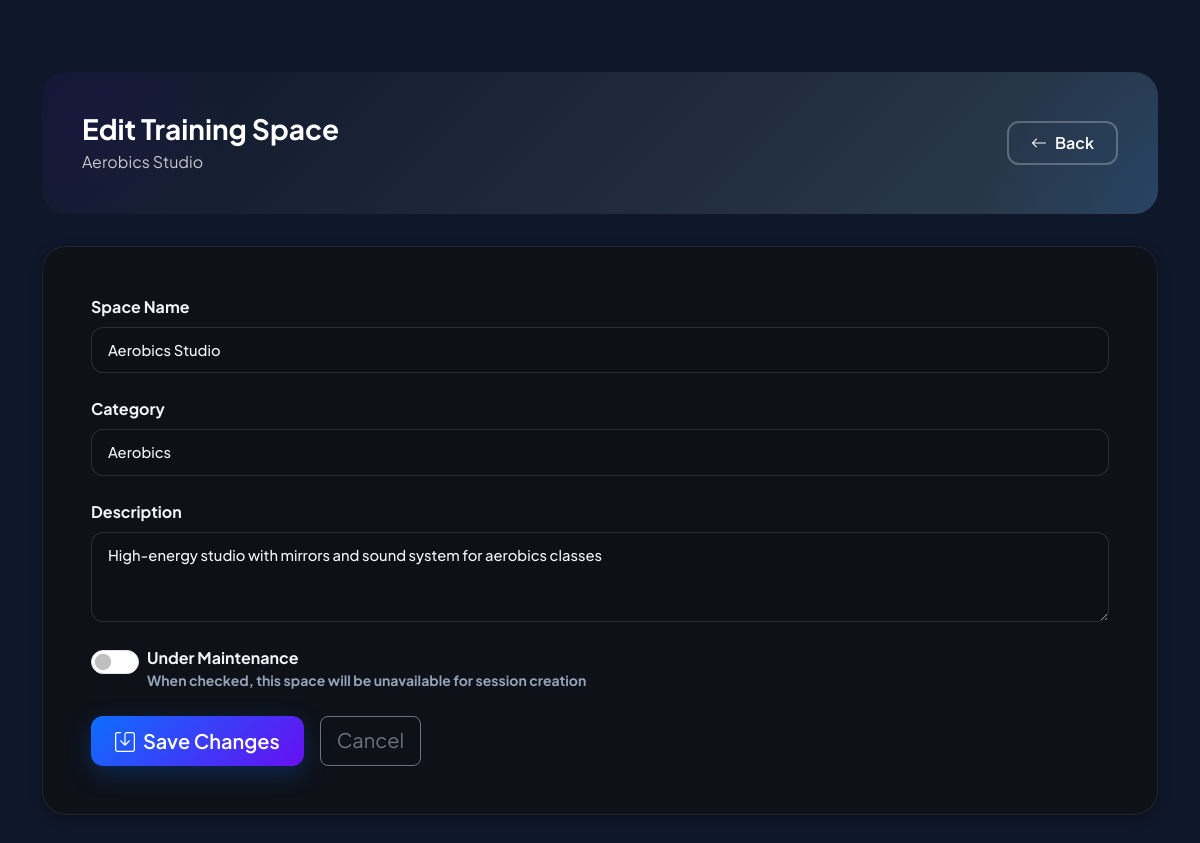
The app's page /training-space/edit/1/ (signed in) with its own data.
### news/models.py (models this page shows, shortened)
class TrainingSpace(models.Model):
    name = models.CharField(max_length=255)
    category = models.ForeignKey(Category, on_delete=models.CASCADE, related_name='training_spaces')
    description = models.TextField(blank=True, null=True)
    is_under_maintenance = models.BooleanField(default=False, help_text='When checked, this space will be unavailable for session creation')

class Category(models.Model):
    name=models.CharField(max_length=500)
    description=models.TextField(blank=True, null=True, help_text='Description shown on category catalog pages')

### news/views.py (the view, shortened to what this page needs)
# urls.py: path('training-space/edit/<int:space_id>/', training_space_edit, name='training_space_edit_url'),
@user_passes_test(lambda u: u.is_superuser, login_url='login_url')
def training_space_edit(request, space_id):
    space = get_object_or_404(TrainingSpace, id=space_id)
    categories = Category.objects.all()
    return render(request, 'training_space_edit.html', {'space': space, 'categories': categories})

### news/templates/training_space_edit.html (shortened to what this page needs)
{% extends 'base.html' %}
{% block content %}
<main class="container mt-5 pt-4">
    <div class="gradient-header fade-in">
        <div class="d-flex justify-content-between align-items-center">
            <div>
                <h1 class="h3 fw-bold mb-1">Edit Training Space</h1>
                <p class="mb-0 opacity-75">{{ space.name }}</p>
            </div>
            <a href="{% url 'training_space_list_url' %}" class="btn btn-outline-glow"><i class="bi bi-arrow-left me-2"></i>Back</a>
        </div>
    </div>
    <div class="glass-card p-5 fade-in">
        <form method="post">{% csrf_token %}
            <div class="mb-4">
                <label class="form-label fw-bold">Space Name</label>
                <input type="text" name="name" class="form-control form-control-lg" value="{{ space.name }}" required>
            </div>
            <div class="mb-4">
                <label class="form-label fw-bold">Category</label>
                <select name="category" class="form-select form-select-lg" required>
                    {% for cat in categories %}
                    <option value="{{ cat.id }}" {% if cat.id == space.category_id %}selected{% endif %}>{{ cat.name }}</option>
                    {% endfor %}
                </select>
            </div>
            <div class="mb-4">
                <label class="form-label fw-bold">Description</label>
                <textarea name="description" class="form-control" rows="3">{{ space.description|default:'' }}</textarea>
            </div>
            <div class="mb-4">
                <div class="form-check form-switch">
                    <input class="form-check-input" type="checkbox" name="is_under_maintenance" id="maintenanceSwitch" value="1" {% if space.is_under_maintenance %}checked{% endif %} style="width:3rem;height:1.5rem;">
                    <label class="form-check-label fw-bold ms-2" for="maintenanceSwitch">
                        Under Maintenance
                        <small class="text-muted d-block">When checked, this space will be unavailable for session creation</small>
                    </label>
                </div>
            </div>
            <div class="d-flex gap-3">
                <button type="submit" class="btn btn-glow btn-lg"><i class="bi bi-save me-2"></i>Save Changes</button>
                <a href="{% url 'training_space_list_url' %}" class="btn btn-outline-secondary btn-lg">Cancel</a>
            </div>
        </form>
    </div>
</main>
{% endblock %}

### news/templates/base.html (style rules this page uses)
:root { --gym-blue: #0d6efd; --gym-purple: #6610f2; --gym-gradient: linear-gradient(135deg, #0d6efd 0%, #6610f2 100%); --gym-gradient-reverse: linear-gradient(135deg, #6610f2 0%, #0d6efd 100%); --gym-bg: #0f172a; --dark-glass: rgba(15, 17, 22, 0.92); --glass-border: rgba(255, 255, 255, 0.08); --card-shadow: 0 4px 12px rgba(0,0,0,0.3); --card-shadow-hover: 0 20px 30px -8px rgba(0,0,0,0.4), 0 8px 12px -6px rgba(0,0,0,0.2); --text-primary: #f1f5f9; --text-muted: #94a3b8; --radius-sm: 10px; --radius-md: 16px; --radius-lg: 24px; --bg-image: url('https://images.unsplash.com/photo-1517838277536-f5f99be501cd?auto=format&fit=crop&w=1920&q=80'); }
html { background-color: #0f172a !important; }
body { font-family: 'Plus Jakarta Sans', sans-serif; background: linear-gradient(rgba(15, 23, 42, 0.93), rgba(15, 23, 42, 0.93)), var(--bg-image) no-repeat center center fixed; background-size: cover; background-color: #0f172a !important; color: var(--text-primary); overflow-x: hidden; scroll-behavior: smooth; min-height: 100vh; }
.text-muted { color: #94a3b8 !important; }
.glass-card { background: rgba(15, 17, 22, 0.85); backdrop-filter: blur(14px); -webkit-backdrop-filter: blur(14px); border-radius: var(--radius-lg); border: 1px solid var(--glass-border); padding: 1.5rem; box-shadow: var(--card-shadow); transition: all 0.35s cubic-bezier(0.165, 0.84, 0.44, 1); color: var(--text-primary); }
.gradient-header { background: linear-gradient(135deg, #0f172a 0%, #1e293b 50%, #2c3e50 100%); color: white; border-radius: var(--radius-lg); padding: 2.5rem; margin-bottom: 2rem; position: relative; overflow: hidden; }
.gradient-header::before { content: ''; position: absolute; top: -50%; right: -20%; width: 400px; height: 400px; background: radial-gradient(circle, rgba(13,110,253,0.12) 0%, transparent 70%); border-radius: 50%; }
.gradient-header::after { content: ''; position: absolute; bottom: -30%; left: -10%; width: 300px; height: 300px; background: radial-gradient(circle, rgba(102,16,242,0.08) 0%, transparent 70%); border-radius: 50%; }
.gradient-header > * { position: relative; z-index: 1; }
.btn-glow { background: var(--gym-gradient); color: white; border: none; border-radius: 12px; padding: 10px 24px; font-weight: 600; box-shadow: 0 8px 24px rgba(13, 110, 253, 0.25); transition: all 0.3s ease; }
.btn-outline-glow { background: transparent; color: white; border: 2px solid rgba(255,255,255,0.25); border-radius: 12px; padding: 8px 22px; font-weight: 600; transition: all 0.3s ease; }
.form-control, .form-select { border-radius: 12px; border: 1px solid rgba(255,255,255,0.12); padding: 0.7rem 1rem; font-weight: 450; transition: all 0.25s; background: rgba(15, 17, 22, 0.6); color: #f1f5f9; font-size: 0.92rem; }
.form-control::placeholder { color: #64748b; }
.form-select option { background: #1e293b; color: #f1f5f9; }
.fade-in { opacity: 0; transform: translateY(24px); animation: fadeInUp 0.6s ease forwards; }

### records on screen
TrainingSpace: name "Aerobics Studio", category "Aerobics", description "High-energy studio with mirrors and sound system for aerobics classes"
